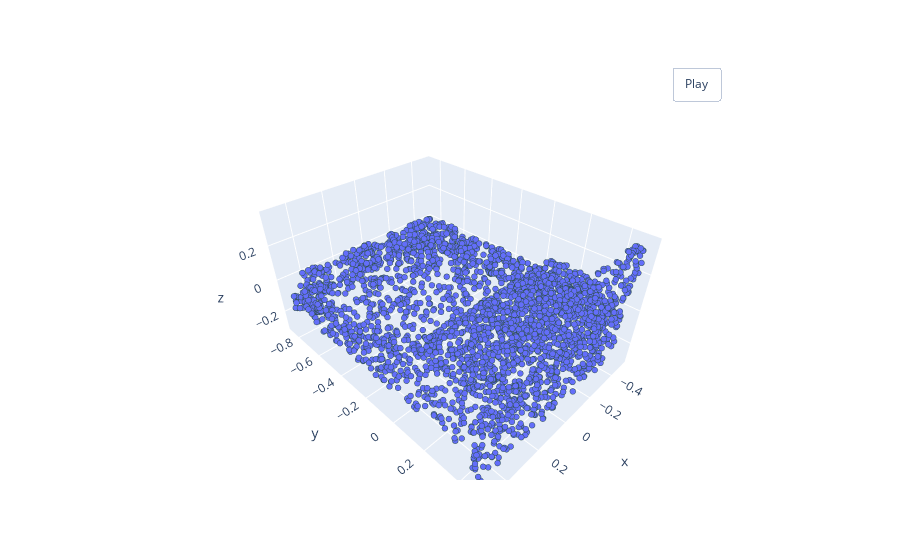

Here is the notebook cell this chart was saved with:
### Code cell
pcshow(*norm_pointcloud.T)

### Figure 1 — Plotly figure (JSON) as saved in the notebook; plotly's stock layout.template omitted (floating-point values rounded to 4 significant figures; data arrays with more than 128 entries replaced by an {"elided": "..."} marker saying what was removed)
{"data": [{"marker": {"line": {"color": "DarkSlateGrey", "width": 2}, "size": 2}, "mode": "markers", "type": "scatter3d", "x": {"elided": "3000 float values"}, "y": {"elided": "3000 float values"}, "z": {"elided": "3000 float values"}}], "layout": {"updatemenus": [{"buttons": [{"args": [null, {"frame": {"duration": 50, "redraw": true}, "fromcurrent": true, "mode": "immediate", "transition": {"duration": 0}}], "label": "Play", "method": "animate"}], "pad": {"r": 10, "t": 45}, "showactive": false, "type": "buttons", "x": 0.8, "xanchor": "left", "y": 1, "yanchor": "bottom"}]}}
